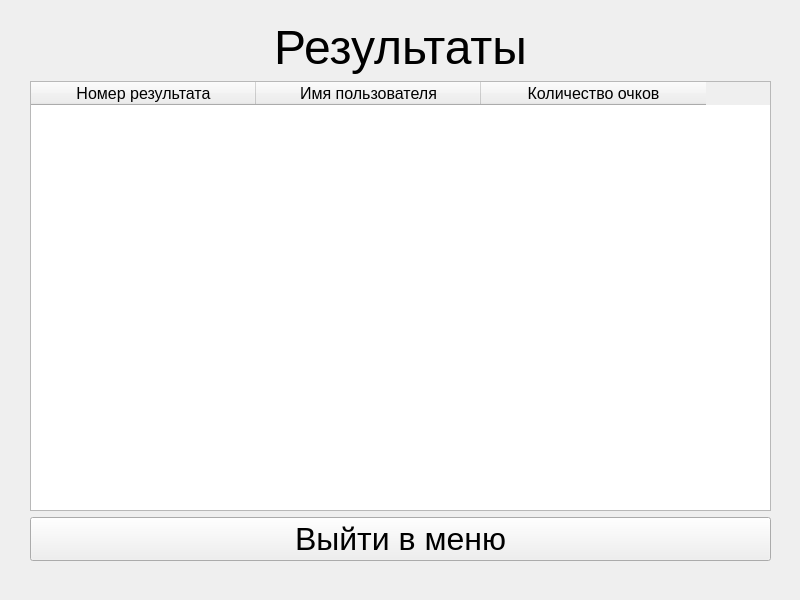
<?xml version="1.0" encoding="UTF-8"?>
<ui version="4.0">
 <class>ResultWindow</class>
 <widget class="QMainWindow" name="ResultWindow">
  <property name="geometry">
   <rect>
    <x>0</x>
    <y>0</y>
    <width>800</width>
    <height>600</height>
   </rect>
  </property>
  <property name="minimumSize">
   <size>
    <width>800</width>
    <height>600</height>
   </size>
  </property>
  <property name="maximumSize">
   <size>
    <width>800</width>
    <height>600</height>
   </size>
  </property>
  <property name="windowTitle">
   <string>Результаты</string>
  </property>
  <widget class="QWidget" name="centralwidget">
   <widget class="QWidget" name="layoutWidget">
    <property name="geometry">
     <rect>
      <x>30</x>
      <y>20</y>
      <width>741</width>
      <height>541</height>
     </rect>
    </property>
    <layout class="QVBoxLayout" name="verticalLayout">
     <item>
      <widget class="QLabel" name="resulTextLabel">
       <property name="maximumSize">
        <size>
         <width>16777215</width>
         <height>75</height>
        </size>
       </property>
       <property name="font">
        <font>
         <pointsize>36</pointsize>
        </font>
       </property>
       <property name="text">
        <string>Результаты</string>
       </property>
       <property name="alignment">
        <set>Qt::AlignCenter</set>
       </property>
      </widget>
     </item>
     <item>
      <widget class="QTableWidget" name="tableWidget">
       <property name="sizePolicy">
        <sizepolicy hsizetype="Expanding" vsizetype="Expanding">
         <horstretch>0</horstretch>
         <verstretch>0</verstretch>
        </sizepolicy>
       </property>
       <property name="horizontalScrollBarPolicy">
        <enum>Qt::ScrollBarAlwaysOff</enum>
       </property>
       <property name="showGrid">
        <bool>true</bool>
       </property>
       <property name="gridStyle">
        <enum>Qt::SolidLine</enum>
       </property>
       <property name="sortingEnabled">
        <bool>false</bool>
       </property>
       <attribute name="horizontalHeaderDefaultSectionSize">
        <number>225</number>
       </attribute>
       <attribute name="verticalHeaderDefaultSectionSize">
        <number>36</number>
       </attribute>
       <column>
        <property name="text">
         <string>Номер результата</string>
        </property>
        <property name="font">
         <font>
          <pointsize>12</pointsize>
         </font>
        </property>
       </column>
       <column>
        <property name="text">
         <string>Имя пользователя</string>
        </property>
        <property name="font">
         <font>
          <pointsize>12</pointsize>
         </font>
        </property>
       </column>
       <column>
        <property name="text">
         <string>Количество очков</string>
        </property>
        <property name="font">
         <font>
          <pointsize>12</pointsize>
         </font>
        </property>
       </column>
      </widget>
     </item>
     <item>
      <widget class="QPushButton" name="menuButton">
       <property name="font">
        <font>
         <pointsize>24</pointsize>
        </font>
       </property>
       <property name="text">
        <string>Выйти в меню</string>
       </property>
      </widget>
     </item>
    </layout>
   </widget>
  </widget>
  <widget class="QMenuBar" name="menuBar">
   <property name="geometry">
    <rect>
     <x>0</x>
     <y>0</y>
     <width>800</width>
     <height>21</height>
    </rect>
   </property>
  </widget>
 </widget>
 <resources/>
 <connections/>
</ui>
